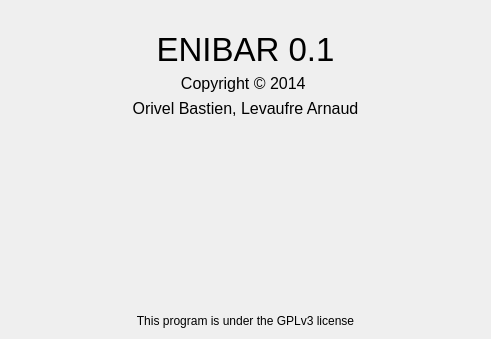
<?xml version="1.0" encoding="UTF-8"?>
<ui version="4.0">
 <class>Dialog</class>
 <widget class="QDialog" name="Dialog">
  <property name="geometry">
   <rect>
    <x>0</x>
    <y>0</y>
    <width>491</width>
    <height>339</height>
   </rect>
  </property>
  <property name="windowTitle">
   <string>A propos</string>
  </property>
  <layout class="QGridLayout" name="gridLayout_2">
   <item row="0" column="0">
    <layout class="QGridLayout" name="gridLayout">
     <item row="2" column="0">
      <widget class="QLabel" name="label_3">
       <property name="font">
        <font>
         <pointsize>12</pointsize>
        </font>
       </property>
       <property name="text">
        <string>Copyright © 2014 </string>
       </property>
       <property name="alignment">
        <set>Qt::AlignCenter</set>
       </property>
      </widget>
     </item>
     <item row="0" column="0">
      <widget class="QLabel" name="img">
       <property name="text">
        <string/>
       </property>
       <property name="pixmap">
        <pixmap>../enibar.jpg</pixmap>
       </property>
       <property name="alignment">
        <set>Qt::AlignCenter</set>
       </property>
       <property name="wordWrap">
        <bool>false</bool>
       </property>
      </widget>
     </item>
     <item row="5" column="0">
      <spacer name="verticalSpacer">
       <property name="orientation">
        <enum>Qt::Vertical</enum>
       </property>
       <property name="sizeHint" stdset="0">
        <size>
         <width>20</width>
         <height>40</height>
        </size>
       </property>
      </spacer>
     </item>
     <item row="3" column="0">
      <widget class="QLabel" name="label_2">
       <property name="font">
        <font>
         <pointsize>12</pointsize>
        </font>
       </property>
       <property name="text">
        <string>Orivel Bastien, Levaufre Arnaud</string>
       </property>
       <property name="alignment">
        <set>Qt::AlignCenter</set>
       </property>
      </widget>
     </item>
     <item row="1" column="0">
      <widget class="QLabel" name="label">
       <property name="font">
        <font>
         <pointsize>25</pointsize>
        </font>
       </property>
       <property name="text">
        <string>ENIBAR 0.1</string>
       </property>
       <property name="alignment">
        <set>Qt::AlignCenter</set>
       </property>
      </widget>
     </item>
     <item row="6" column="0">
      <widget class="QLabel" name="label_4">
       <property name="text">
        <string>This program is under the GPLv3 license</string>
       </property>
       <property name="alignment">
        <set>Qt::AlignCenter</set>
       </property>
      </widget>
     </item>
    </layout>
   </item>
  </layout>
 </widget>
 <resources/>
 <connections/>
</ui>
